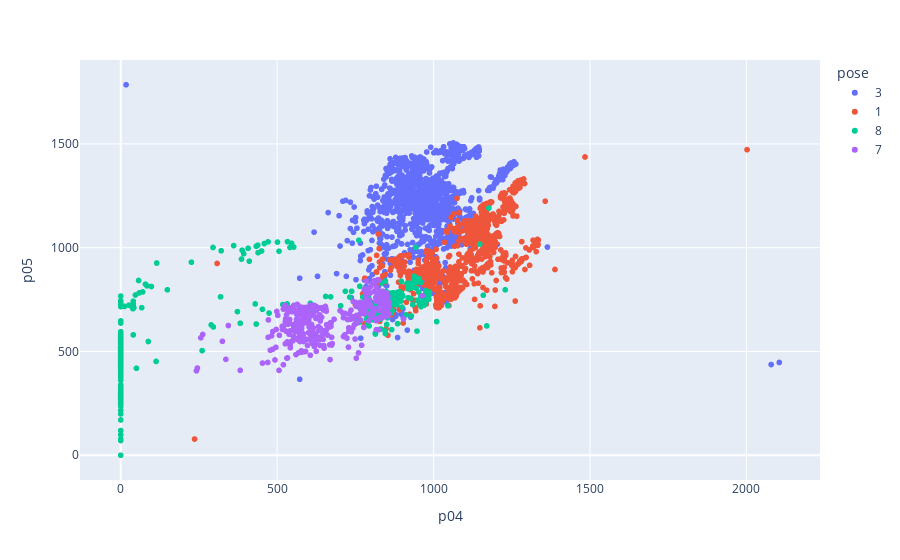

Notebook code for this chart:
### Markdown cell above
# Fazendo o gráfico de poses com relação a p04 e p05
Segundo a análise do notebook anterior.

### Code cell
poses_vanessa_livre['pose'] = poses_vanessa_livre['pose'].astype('category')
px.scatter(poses_vanessa_livre, x='p04', y='p05', color='pose')

### Figure 1 — Plotly figure (JSON) as saved in the notebook; plotly's stock layout.template omitted (floating-point values rounded to 4 significant figures; data arrays with more than 128 entries replaced by an {"elided": "..."} marker saying what was removed)
{"data": [{"hovertemplate": "pose=3<br>p04=%{x}<br>p05=%{y}<extra></extra>", "legendgroup": "3", "marker": {"color": "#636efa", "symbol": "circle"}, "mode": "markers", "name": "3", "showlegend": true, "type": "scattergl", "x": {"elided": "1712 int values"}, "xaxis": "x", "y": {"elided": "1712 int values"}, "yaxis": "y"}, {"hovertemplate": "pose=1<br>p04=%{x}<br>p05=%{y}<extra></extra>", "legendgroup": "1", "marker": {"color": "#EF553B", "symbol": "circle"}, "mode": "markers", "name": "1", "showlegend": true, "type": "scattergl", "x": {"elided": "1096 int values"}, "xaxis": "x", "y": {"elided": "1096 int values"}, "yaxis": "y"}, {"hovertemplate": "pose=8<br>p04=%{x}<br>p05=%{y}<extra></extra>", "legendgroup": "8", "marker": {"color": "#00cc96", "symbol": "circle"}, "mode": "markers", "name": "8", "showlegend": true, "type": "scattergl", "x": {"elided": "572 int values"}, "xaxis": "x", "y": {"elided": "572 int values"}, "yaxis": "y"}, {"hovertemplate": "pose=7<br>p04=%{x}<br>p05=%{y}<extra></extra>", "legendgroup": "7", "marker": {"color": "#ab63fa", "symbol": "circle"}, "mode": "markers", "name": "7", "showlegend": true, "type": "scattergl", "x": {"elided": "381 int values"}, "xaxis": "x", "y": {"elided": "381 int values"}, "yaxis": "y"}], "layout": {"legend": {"title": {"text": "pose"}, "tracegroupgap": 0}, "margin": {"t": 60}, "xaxis": {"anchor": "y", "domain": [0, 1], "title": {"text": "p04"}}, "yaxis": {"anchor": "x", "domain": [0, 1], "title": {"text": "p05"}}}}
